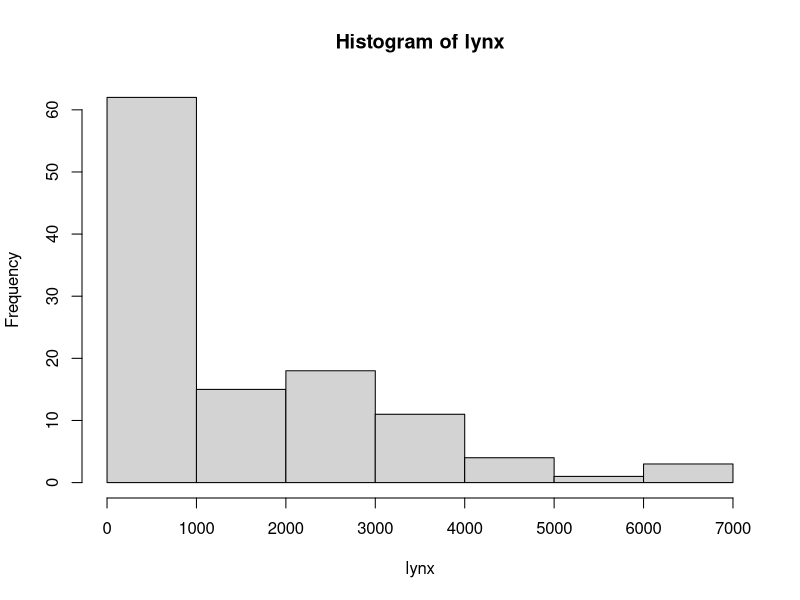
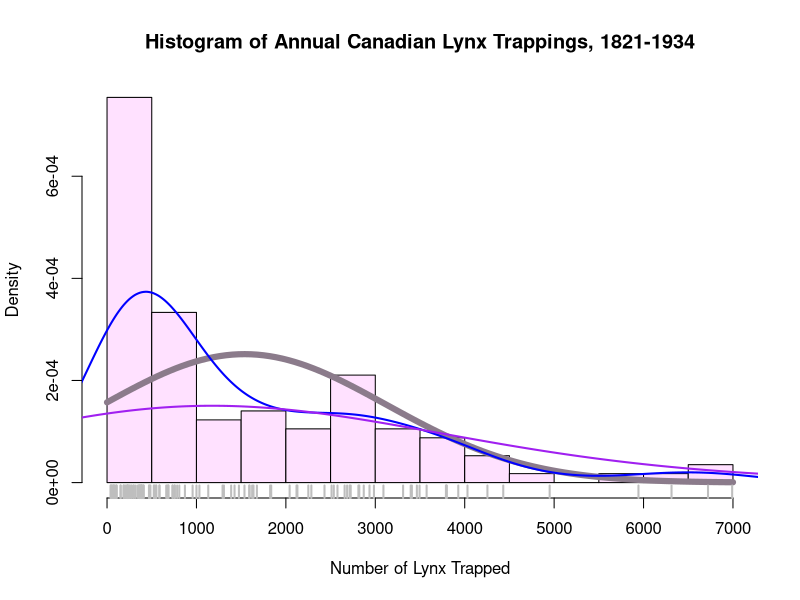

The R script that drew these images, in order:
library(datasets)
?lynx
head(lynx)
hist(lynx)
hist(lynx,
     breaks=14,
     freq=FALSE,
     col='thistle1',
     main=paste('Histogram of Annual Canadian Lynx',
                'Trappings, 1821-1934'),
     xlab='Number of Lynx Trapped')

curve(dnorm(x,mean=mean(lynx),sd=sd(lynx)),
      col='thistle4',
      lwd=6,
      add=TRUE)

lines(density(lynx), col='blue', lwd=2)
lines(density(lynx,adjust=4), col='purple', lwd=2)

rug(lynx,lwd=2,col='gray')
